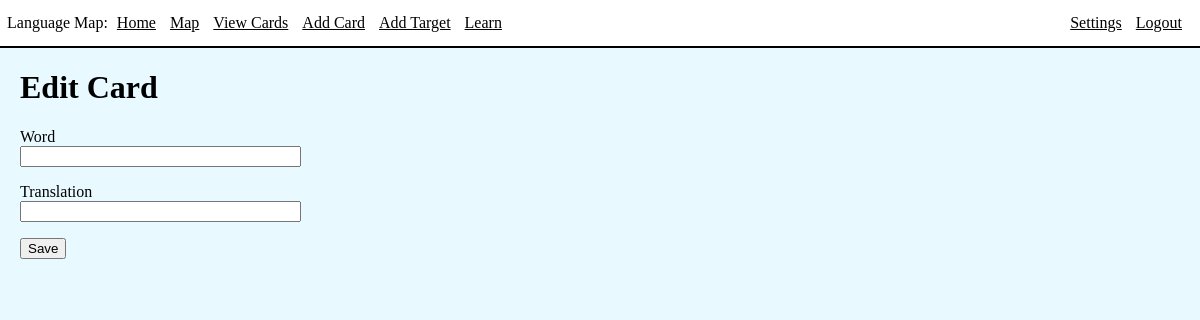
Before: /20/editCard (signed in) with the older database file.
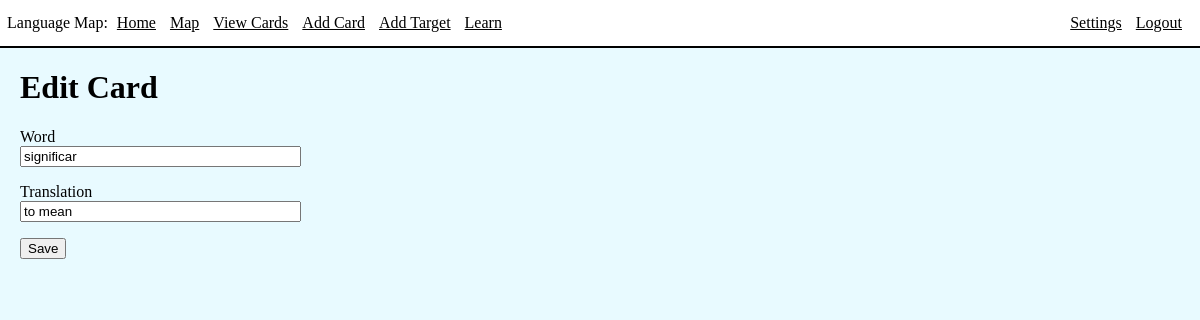
After: the same page with the newer database file.
### app/models.py (models this page shows, shortened)
class Card(db.Model):
    id = db.Column(db.Integer, primary_key=True)
    word = db.Column(db.String(64), index=True, unique=True)
    translation = db.Column(db.String(1000), index=True)
    status = db.Column(db.String(64), index=True)
    nextReviewDate = db.Column(db.Date, index=True)
    lastInterval = db.Column(db.Integer)
    variants = db.relationship("Variant", backref='card', lazy=True)

### app/routes.py (the view)
@app.route('/<cardID>/editCard', methods=['GET', 'POST'])
@login_required
def editCard(cardID):
    card = Card.query.filter_by(id=cardID).first()
    form = EditCard(obj=card)
    if form.validate_on_submit():
        card.translation = form.translation.data
        db.session.commit()
        return redirect(url_for('viewCards'))
    return render_template('editCard.html', title='Edit Card', form=form)

### app/forms.py
class EditCard(FlaskForm):
    word = StringField('Word', validators=[DataRequired()])
    translation = StringField('Translation')
    submit = SubmitField('Save')

### app/models.py (called while the page is built)
@login.user_loader
def load_user(id):
    return User.query.get(int(id))

### app/templates/editCard.html (shortened to what this page needs)
{% extends "base.html" %}
{% block content %}
<div class="int">
    <h1>Edit Card</h1>
    <form action="" method="POST">
        <p>
            {{ form.word.label }}<br>
            {{ form.word(size=32) }}<br>
        </p>
        <p>
            {{ form.translation.label }}<br>
            {{ form.translation(size=32) }}<br>
        </p>
        <p>{{ form.submit() }}</p>
    </form>
</div>
{% endblock %}

Changed rows visible on the page:
added Card: word "significar", translation "to mean"
